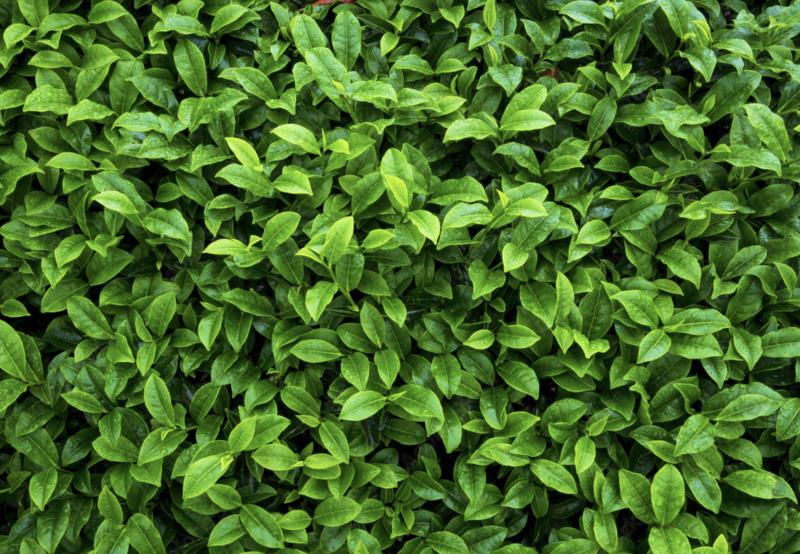
#> input picture images/first.png, 1600 x 1108 px (shown at 1/2 size)
$ jupyter execute app.ipynb
#> lines starting #> are read from the running program, lines starting #| are printed output that depends on the picture; after the words box and inside, x2 and y2 are one past the last pixel; in counts of white or black regions, pixels touching at a corner belong together
#> further down, image is the input picture: shape (1108, 1600, 3); mean B, G, R 39.1, 108, 69.8
# Tea Leaves Categorization by Size

### import packages

[cell 1]
import cv2 as cv
import numpy as np
import matplotlib.pyplot as plt

### pre processing stage

[cell 2]
def preprocess_image(image):
    # Convert to grayscale
    gray_image = cv.cvtColor(image, cv.COLOR_BGR2GRAY)
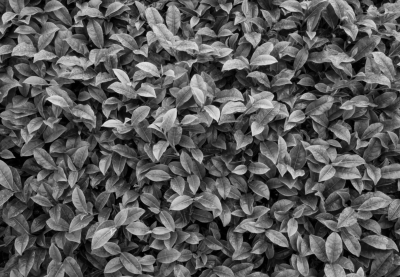
#> gray_image: shape (1108, 1600) (shown at 1/4 size); min 0, max 238, mean 88.7

    # Apply Gaussian blur to reduce noise
    blurred_image = cv.GaussianBlur(gray_image, (5, 5), 0)

    # Apply Canny edge detection
    edges = cv.Canny(blurred_image, 50, 150)
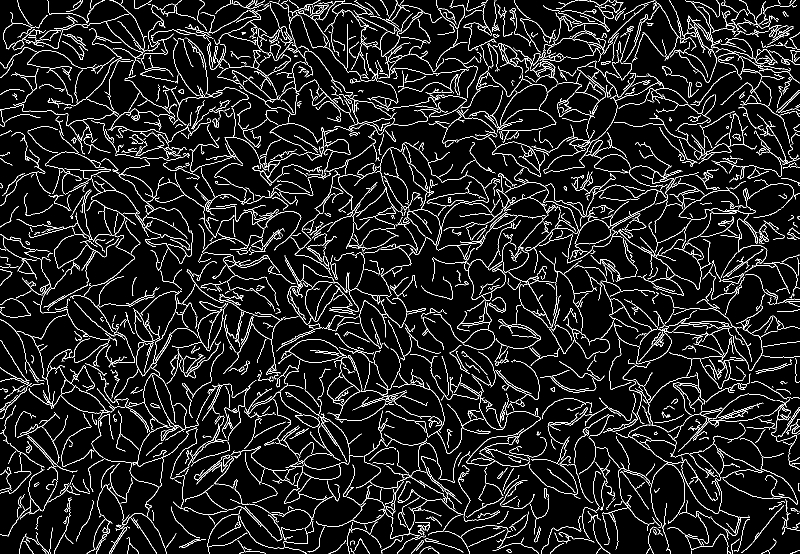
#> edges: shape (1108, 1600) (shown at 1/2 size); 8.1% white in thin lines or dots

    # Perform morphological operations to close gaps and separate leaves
    kernel = np.ones((3, 3), np.uint8)
    dilated = cv.dilate(edges, kernel, iterations=2)
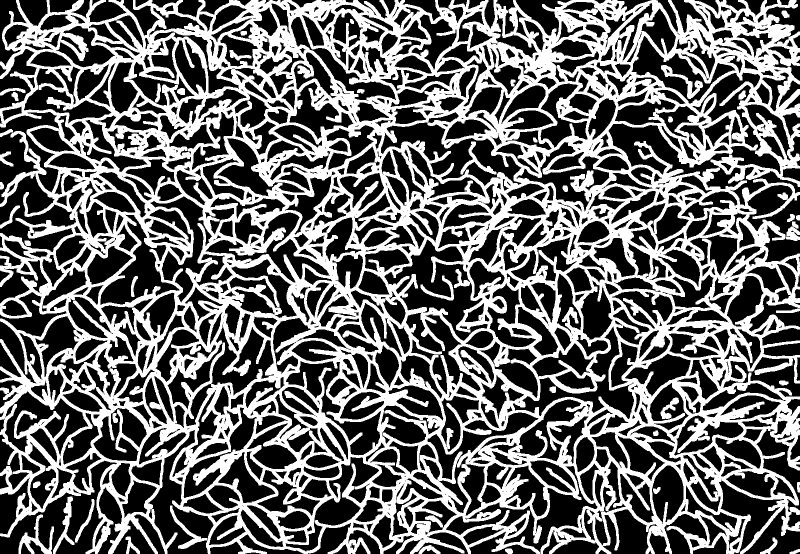
#> dilated: shape (1108, 1600) (shown at 1/2 size); 40.6% white; 41 white regions, largest, box (x1, y1, x2, y2) and area: (0, 0, 1600, 1108) 706311, (37, 1029, 108, 1108) 1637, (1322, 130, 1406, 198) 1259
    eroded = cv.erode(dilated, kernel, iterations=1)
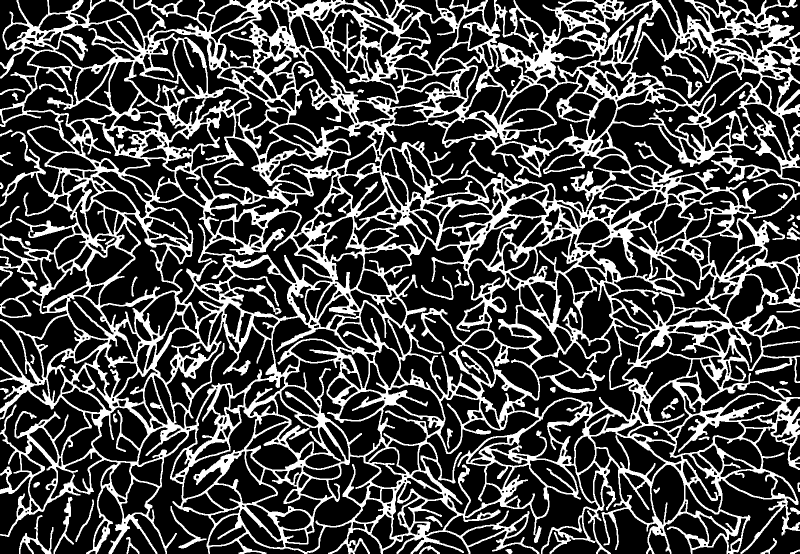
#> eroded: shape (1108, 1600) (shown at 1/2 size); 27.6% white; 54 white regions, largest, box (x1, y1, x2, y2) and area: (0, 0, 1600, 1108) 478272, (38, 1030, 107, 1108) 1075, (107, 994, 148, 1108) 845

    # Display the processed images
    fig, axs = plt.subplots(1, 3, figsize=(30, 20))

    axs[0].imshow(gray_image, cmap ="gray")
    axs[0].set_title('Gray-Original')
    axs[0].axis('off')

    axs[1].imshow(edges, cmap='gray')
    axs[1].set_title('Canny Edges')
    axs[1].axis('off')

    axs[2].imshow(eroded)
    axs[2].set_title('eroded')
    axs[2].axis('off')

    plt.show()
    return eroded

[cell 3]
# Read the image
image_path = "images/first.png"
image = cv.imread(image_path)

pre_processed_img = preprocess_image(image)
kernel = np.ones((3, 3), np.uint8)

# Perform distance transform and apply threshold
dist_transform = cv.distanceTransform(pre_processed_img, cv.DIST_L2, 5)
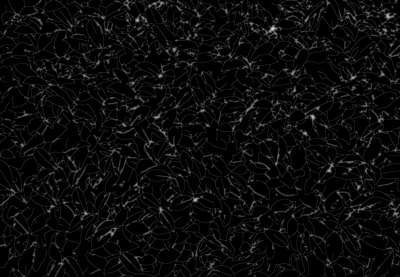
#> dist_transform: shape (1108, 1600) float32 (shown at 1/4 size); min 0, max 12.38, mean 0.536; drawn with min black and max white
_, sure_fg = cv.threshold(dist_transform, 0.7 * dist_transform.max(), 255, 0)
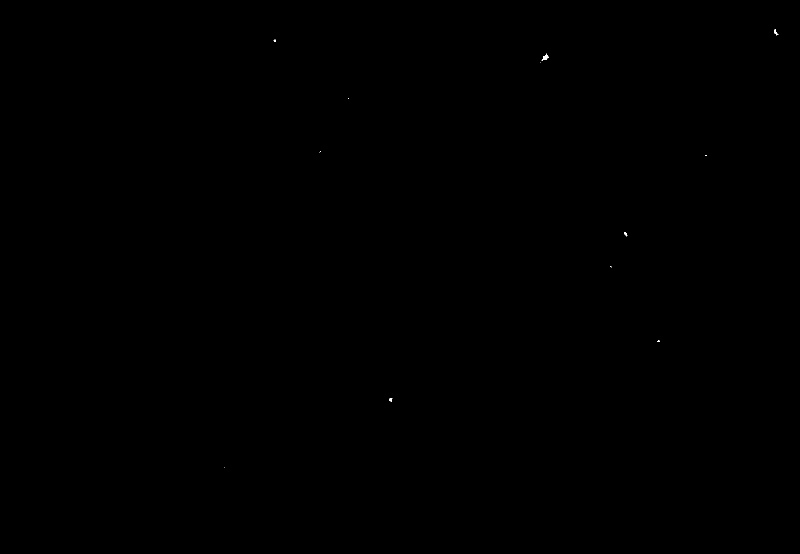
#> sure_fg: shape (1108, 1600) float32 (shown at 1/2 size); 0.01% white; 12 white regions (8 under 20 px), largest, box (x1, y1, x2, y2) and area: (1083, 107, 1098, 122) 92, (1549, 59, 1557, 71) 41, (1248, 464, 1255, 473) 30, (778, 797, 785, 803) 30
sure_fg = np.uint8(sure_fg)

# Find unknown region
sure_bg = cv.dilate(pre_processed_img, kernel, iterations=3)
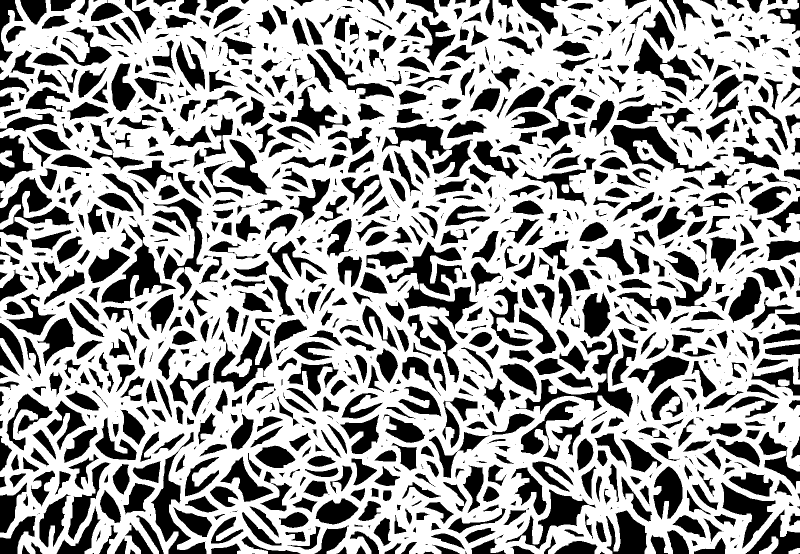
#> sure_bg: shape (1108, 1600) (shown at 1/2 size); 62.6% white; 1314 black regions (366 under 20 px), largest, box (x1, y1, x2, y2) and area: (772, 483, 956, 659) 10388, (1031, 659, 1266, 834) 6744, (203, 447, 352, 607) 6720
unknown = cv.subtract(sure_bg, sure_fg)

# Label markers
_, markers = cv.connectedComponents(sure_fg)
#> markers: shape (1108, 1600) int32; 13 distinct labels, from 0 to 12

# Add one to all labels so that sure background is not 0, but 1
markers = markers + 1
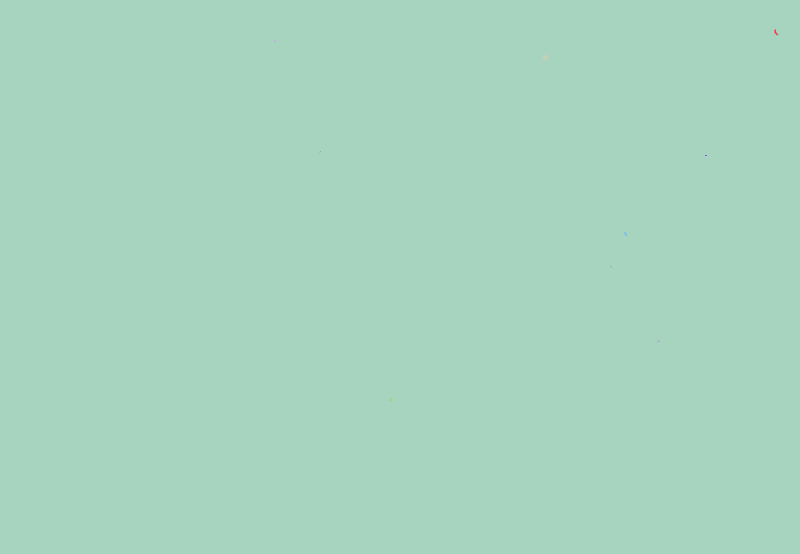
#> markers: shape (1108, 1600) int32 (shown at 1/2 size); 13 distinct labels, from 1 to 13; one colour per label, 0 black

# Mark the unknown region with zero
markers[unknown == 0] = 0

# Apply watershed algorithm
markers = cv.watershed(image, markers)
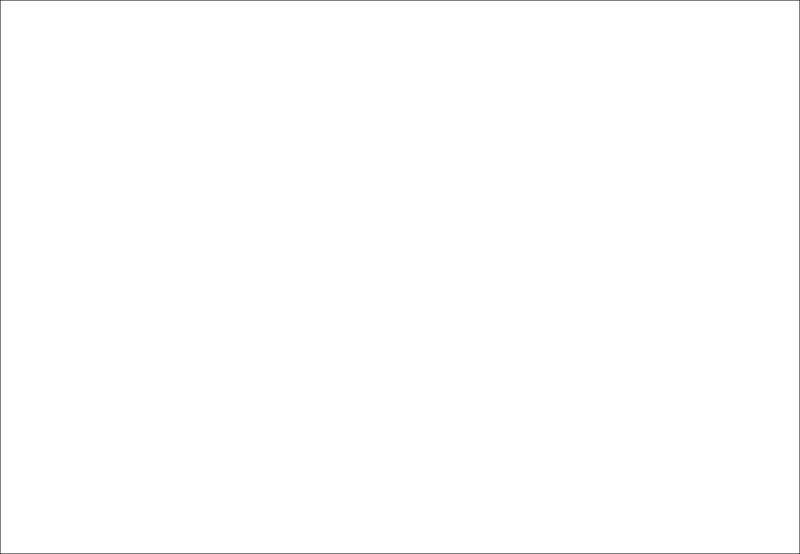
#> markers: shape (1108, 1600) int32 (shown at 1/2 size); values -1 (black) and 1 (white), 99.7% white; black in thin lines or dots
image[markers == -1] = [255, 0, 0]
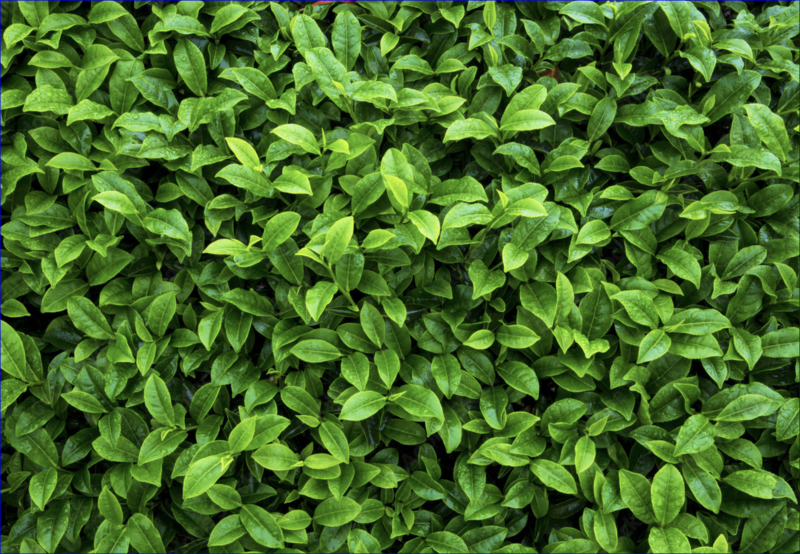
#> image: shape (1108, 1600, 3) (shown at 1/2 size); 0.31% of pixels changed, all inside (x1, y1, x2, y2) = (0, 0, 1600, 1108)

# Draw contours on the original image for visualization
contour_image = image.copy()
contours, _ = cv.findContours(sure_fg, cv.RETR_EXTERNAL, cv.CHAIN_APPROX_SIMPLE)
#> contours = 12 contours, 9 with area under 20; largest, box (x1, y1, x2, y2) and area: (1083, 107, 1098, 122) 72, (1549, 59, 1557, 71) 26, (1248, 464, 1255, 473) 20
cv.drawContours(contour_image, contours, -1, (0, 255, 0), 2)
#> contour_image: shape (1108, 1600, 3); 0.03% of pixels changed, all inside (x1, y1, x2, y2) = (448, 58, 1558, 936)

[cell 4]
# Define size categories (small, medium, large) based on contour area
size_categories = {
    'small': 0,
    'medium': 0,
    'large': 0
}

# Define thresholds for size categories
small_threshold = 500
large_threshold = 2000

# Analyze contours and categorize by size
for contour in contours:
    area = cv.contourArea(contour)
    if area < small_threshold:
        size_categories['small'] += 1
    elif area < large_threshold:
        size_categories['medium'] += 1
    else:
        size_categories['large'] += 1
#> this loop made 12 passes
#> area on passes 5, 10, 12: 20, 72, 26.5
#> after the loop, size_categories = {'small': 12, 'medium': 0, 'large': 0}

# Print the size categories
print(size_categories)
#| {'small': 12, 'medium': 0, 'large': 0}

$ run again, with images/local_image_1.JPG saved as images/first.png
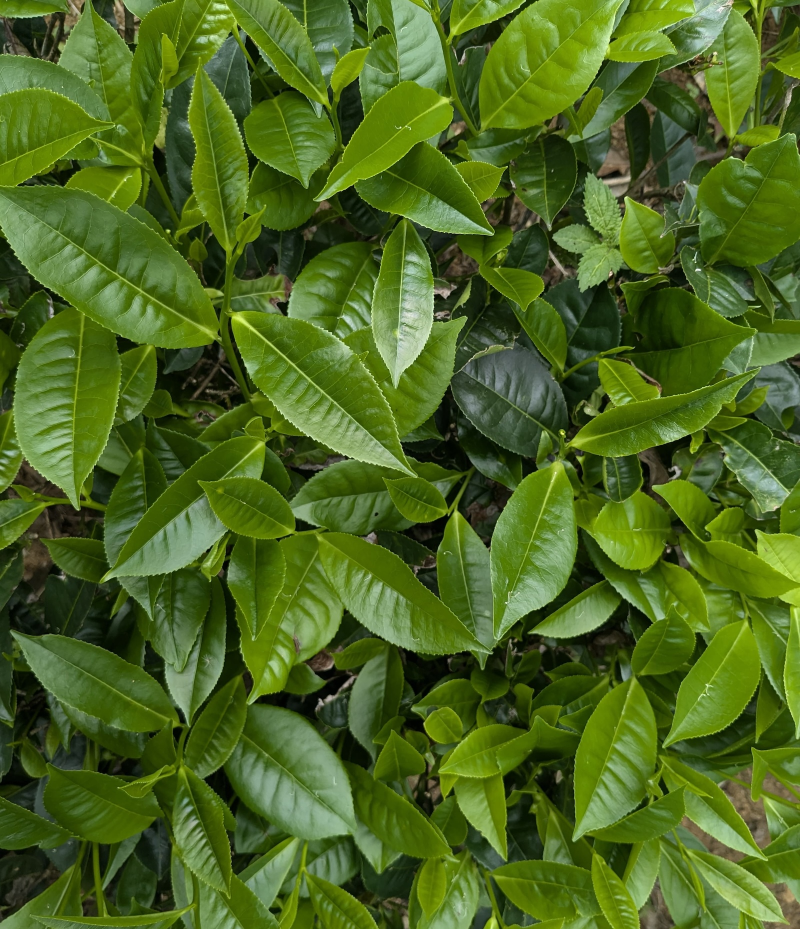
#> input picture images/local_image_1.JPG, 1600 x 1858 px (shown at 1/2 size)
#> image is the input picture: shape (1858, 1600, 3); mean B, G, R 32.6, 102.1, 75.5
#> in preprocess_image, `edges = cv.Canny(blurred_image, 50, 150)`:
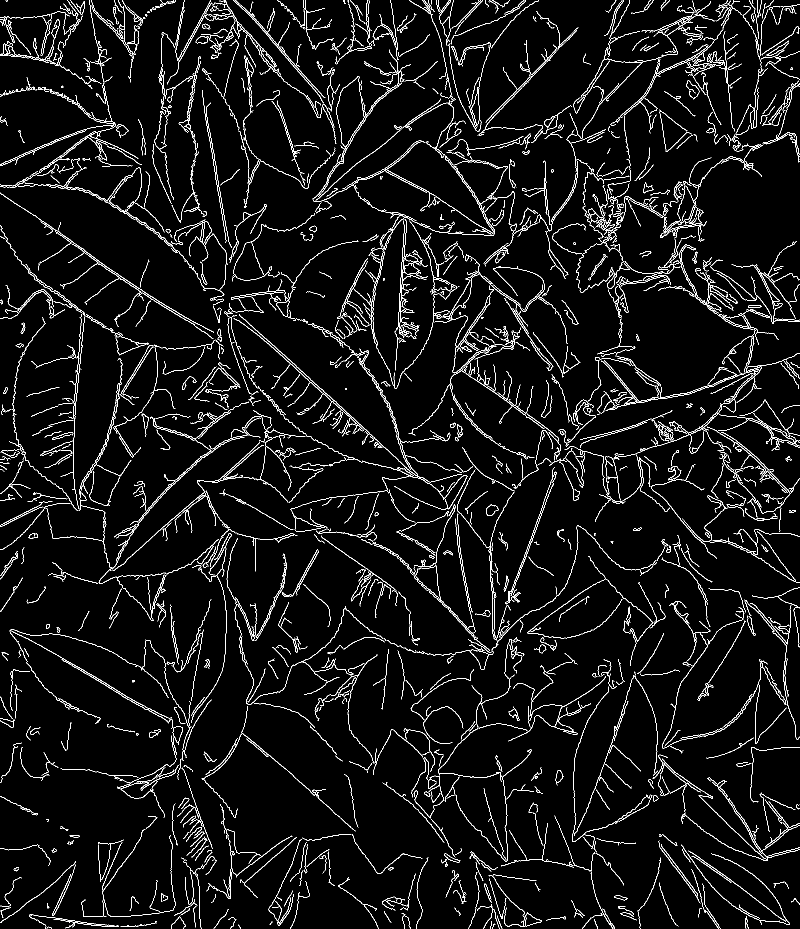
#> edges: shape (1858, 1600) (shown at 1/2 size); 5.2% white in thin lines or dots
#> dilated: shape (1858, 1600); 24.9% white; 132 white regions, largest, box (x1, y1, x2, y2) and area: (0, 0, 1600, 1858) 561026, (0, 0, 535, 648) 46916, (303, 0, 682, 448) 37053
#> eroded: shape (1858, 1600); 17.1% white; 155 white regions, largest, box (x1, y1, x2, y2) and area: (0, 0, 1600, 1858) 382397, (0, 0, 534, 647) 33460, (304, 0, 681, 447) 26014
#> sure_bg: shape (1858, 1600); 39.1% white; 64 white regions, largest, box (x1, y1, x2, y2) and area: (0, 0, 1600, 1858) 1082206, (1232, 1665, 1584, 1858) 19877, (1051, 1108, 1335, 1336) 13934
#> image: shape (1858, 1600, 3); 0.23% of pixels changed, all inside (x1, y1, x2, y2) = (0, 0, 1600, 1858)
#> contours = 38 contours, 30 with area under 20; largest, box (x1, y1, x2, y2) and area: (1201, 444, 1229, 461) 116, (1321, 853, 1340, 877) 110, (1527, 938, 1540, 952) 79, (1449, 10, 1459, 25) 70, (1022, 1186, 1029, 1196) 42, (816, 937, 826, 948) 38, (237, 59, 244, 71) 29, (1579, 872, 1587, 884) 27
#> `cv.drawContours(contour_image, contours, -1, (0, 255, 0), 2)`:
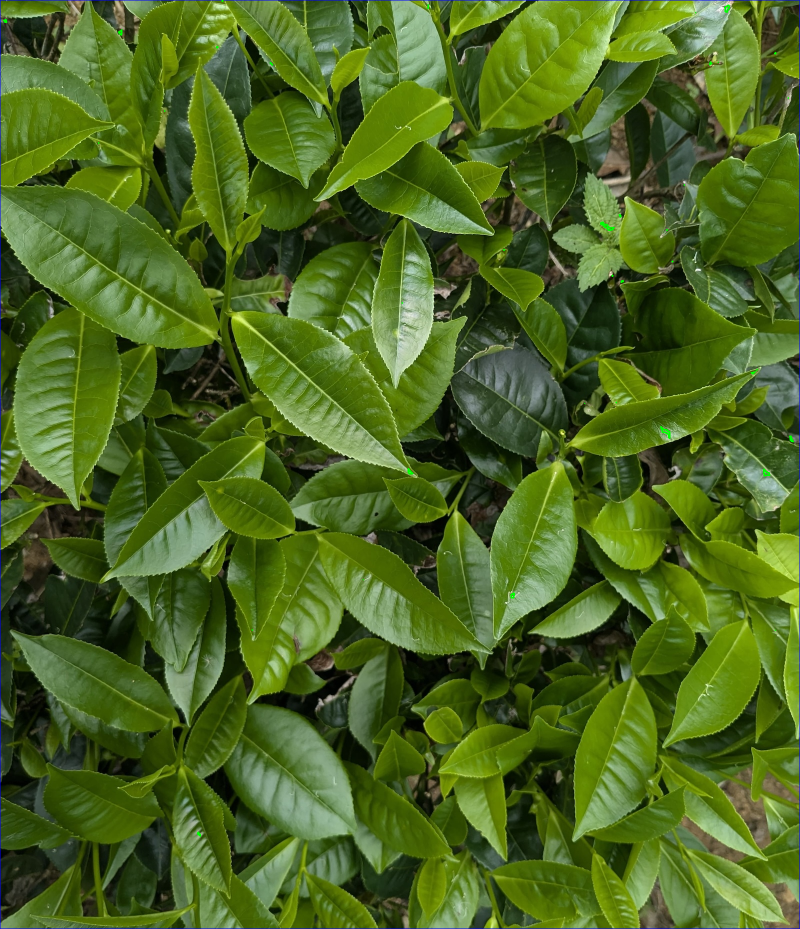
#> contour_image: shape (1858, 1600, 3) (shown at 1/2 size); mean B, G, R 33, 101.9, 75.2
#> the loop `for contour in contours:` made 38 passes
#> area on passes 4, 6, 7, 8, 9, 22, 33, 36: 41.5, 79, 37.5, 27, 110, 115.5, 29, 69.5
#> after the loop `for contour in contours:`: size_categories = {'small': 38, 'medium': 0, 'large': 0}
#| {'small': 38, 'medium': 0, 'large': 0}

$ run again, with images/local_image_2.JPG saved as images/first.png
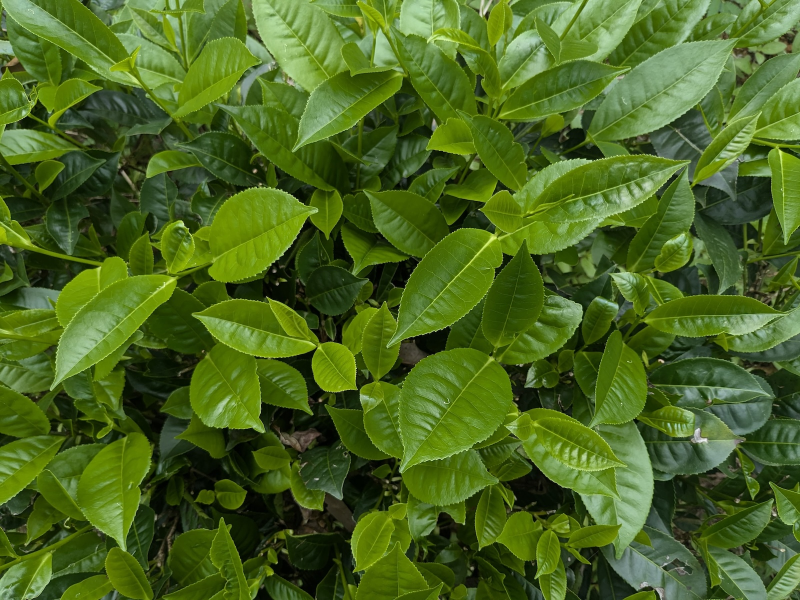
#> input picture images/local_image_2.JPG, 1600 x 1200 px (shown at 1/2 size)
#> image is the input picture: shape (1200, 1600, 3); mean B, G, R 33.1, 101.8, 74.3
#> edges: shape (1200, 1600); 6.7% white in thin lines or dots
#> dilated: shape (1200, 1600); 31.7% white; 106 white regions, largest, box (x1, y1, x2, y2) and area: (0, 0, 1600, 1200) 564120, (535, 844, 646, 955) 3992, (0, 268, 119, 361) 2940
#> eroded: shape (1200, 1600); 22% white; 113 white regions, largest, box (x1, y1, x2, y2) and area: (0, 0, 1600, 1200) 390803, (536, 845, 645, 954) 2854, (0, 269, 118, 360) 1890
#> sure_bg: shape (1200, 1600); 48.7% white; 42 white regions, largest, box (x1, y1, x2, y2) and area: (0, 0, 1600, 1200) 910786, (527, 741, 598, 792) 1900, (947, 1108, 1026, 1200) 1739
#> unknown: shape (1200, 1600); 48.6% white; 42 white regions, largest, box (x1, y1, x2, y2) and area: (0, 0, 1600, 1200) 910525, (527, 741, 598, 792) 1900, (947, 1108, 1026, 1200) 1739
#> `image[markers == -1] = [255, 0, 0]`:
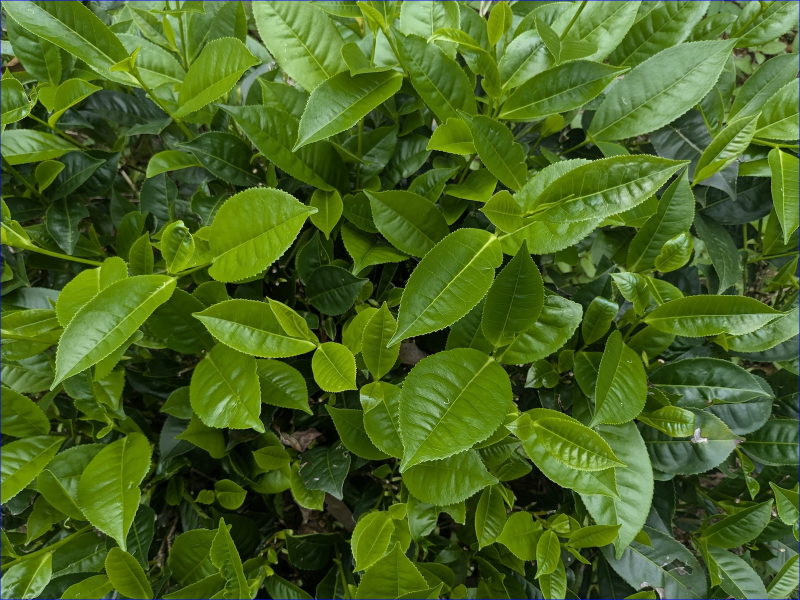
#> image: shape (1200, 1600, 3) (shown at 1/2 size); 0.29% of pixels changed, all inside (x1, y1, x2, y2) = (0, 0, 1600, 1200)
#> contours = 10 contours, 8 with area under 20; largest, box (x1, y1, x2, y2) and area: (1567, 1146, 1587, 1165) 156, (61, 187, 69, 200) 50
#> contour_image: shape (1200, 1600, 3); 0.02% of pixels changed, all inside (x1, y1, x2, y2) = (51, 21, 1588, 1200)
#> the loop `for contour in contours:` made 10 passes
#> area on passes 2, 7: 155.5, 49.5
#> after the loop `for contour in contours:`: size_categories = {'small': 10, 'medium': 0, 'large': 0}
#| {'small': 10, 'medium': 0, 'large': 0}
